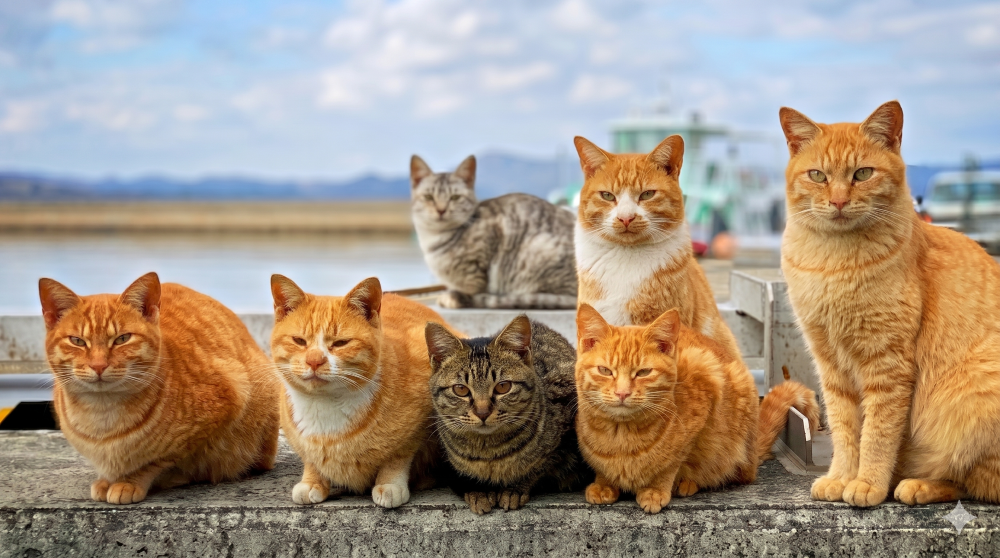
#> input picture 大二下/多媒體/0430/newfatcat.png, 1000 x 558 px, found by its file name
$ python 2.py
#> lines starting #> are read from the running program, lines starting #| are printed output that depends on the picture; after the words box and inside, x2 and y2 are one past the last pixel; in counts of white or black regions, pixels touching at a corner belong together
import cv2
import numpy as np

picPath = r'C:\Users\User\AppData\Roaming\Python\Python313\site-packages\cv2\data\haarcascade_frontalcatface.xml'
picPath_extended = r'C:\Users\User\AppData\Roaming\Python\Python313\site-packages\cv2\data\haarcascade_frontalcatface_extended.xml'

face_cascade =  cv2.CascadeClassifier(picPath)

img = cv2.imread("newFatcat.png")
#> img is the input picture: shape (558, 1000, 3); mean B, G, R 134.1, 149.6, 164.8
img1 = cv2.imread("dogcat.jpg")
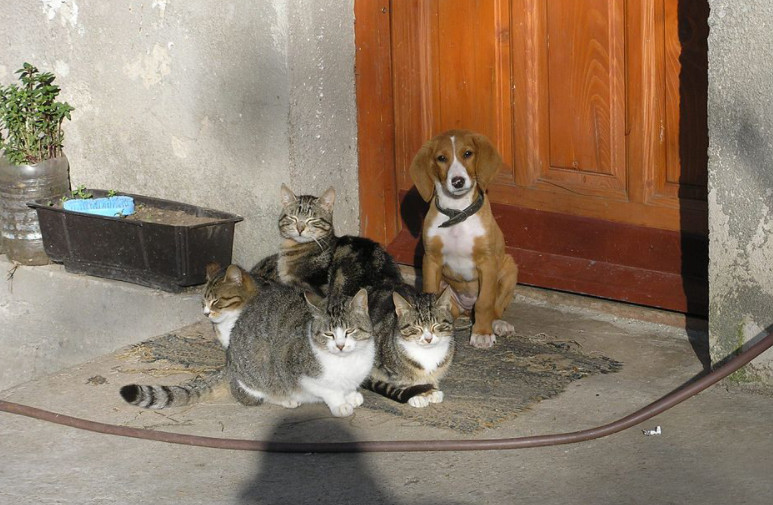
#> input picture 大二下/多媒體/0430/dogcat.jpg, 773 x 505 px
#> img1 is the input picture: shape (505, 773, 3); mean B, G, R 104, 122.7, 142.3
img2 = cv2.imread("dogcat1.jpg")
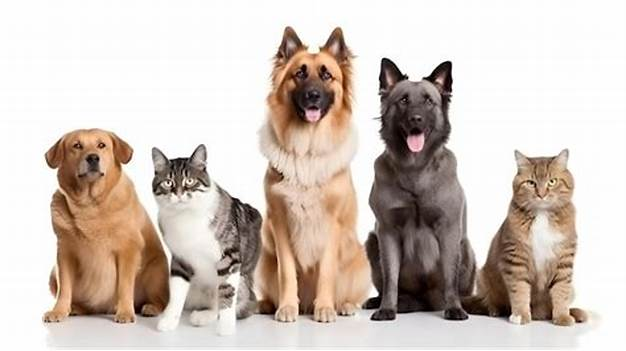
#> input picture 大二下/多媒體/0430/dogcat1.jpg, 626 x 351 px
#> img2 is the input picture: shape (351, 626, 3); mean B, G, R 188.4, 196.7, 208.8

faces = face_cascade.detectMultiScale(img, scaleFactor=1.01, minNeighbors=10, minSize=(10,10))
#> faces = [[907, 190, 28, 28], [411, 172, 60, 60], [585, 340, 79, 79], [584, 162, 85, 85], [274, 306, 89, 89], [787, 132, 106, 106], [49, 299, 101, 101], [436, 352, 90, 90]]
faces1 = face_cascade.detectMultiScale(img1, scaleFactor=1.009, minNeighbors=10, minSize=(20,20))
#> faces1 = [[192, 290, 31, 31], [279, 200, 49, 49], [402, 308, 48, 48], [315, 312, 49, 49], [281, 249, 190, 190]]
faces2 = face_cascade.detectMultiScale(img2, scaleFactor=1.01, minNeighbors=15, minSize=(20,20))
#> faces2 = [[515, 162, 52, 52], [154, 162, 51, 51], [501, 243, 80, 80], [280, 47, 66, 66]]

cv2.rectangle(img, (img.shape[1]-140, img.shape[0]-20), (img.shape[1], img.shape[0]), (0, 255, 255), -1)
#> img: shape (558, 1000, 3); 0.5% of pixels changed, all inside (x1, y1, x2, y2) = (860, 538, 1000, 558)
cv2.rectangle(img1, (img1.shape[1]-140, img1.shape[0]-20), (img1.shape[1], img1.shape[0]), (0, 255, 255), -1)
#> img1: shape (505, 773, 3); 0.72% of pixels changed, all inside (x1, y1, x2, y2) = (633, 485, 773, 505)
cv2.rectangle(img2, (img2.shape[1]-140, img2.shape[0]-20), (img2.shape[1], img2.shape[0]), (0, 255, 255), -1)
#> img2: shape (351, 626, 3); 1.27% of pixels changed, all inside (x1, y1, x2, y2) = (486, 331, 626, 351)


cv2.putText(img, "Finding " + str(len(faces)) + " Face", (img.shape[1]-135, img.shape[0]-5), cv2.FONT_HERSHEY_COMPLEX, 0.5, (255, 0, 0), 1)
#> img: shape (558, 1000, 3); mean B, G, R 133.8, 150.2, 165.4
cv2.putText(img1, "Finding " + str(len(faces1)) + " Face", (img1.shape[1]-135, img1.shape[0]-5), cv2.FONT_HERSHEY_COMPLEX, 0.5, (255, 0, 0), 1)
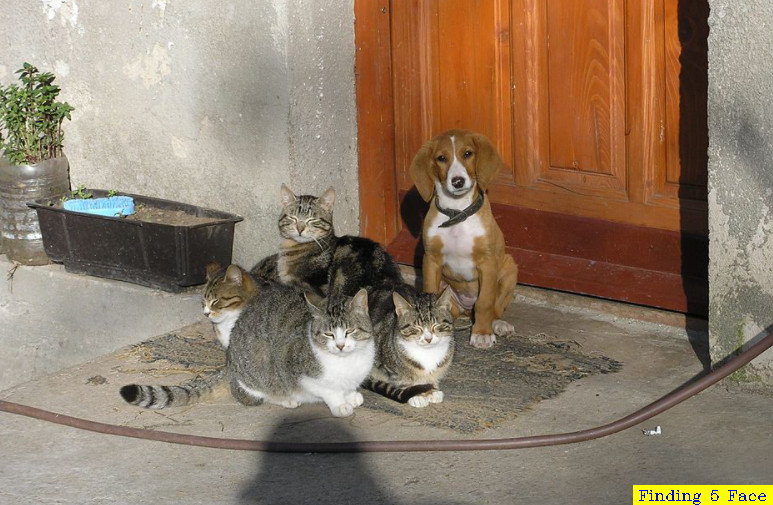
#> img1: shape (505, 773, 3); mean B, G, R 103.6, 123.5, 143.2
cv2.putText(img2, "Finding " + str(len(faces2)) + " Face", (img2.shape[1]-135, img2.shape[0]-5), cv2.FONT_HERSHEY_COMPLEX, 0.5, (255, 0, 0), 1)
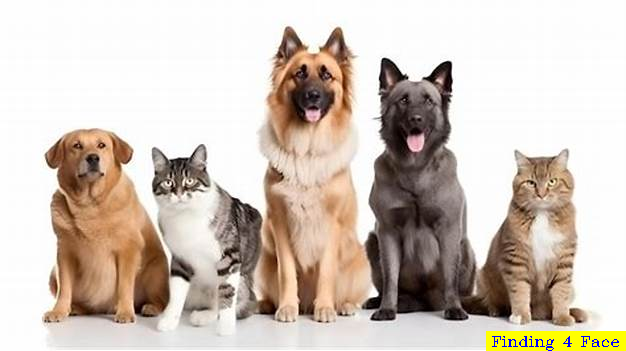
#> img2: shape (351, 626, 3); mean B, G, R 185.8, 196.5, 208.6

for (x,y,w,h) in faces:
    cv2.rectangle(img,(x,y),(x+w,y+h),(255,0,0),2)
#> this loop made 8 passes
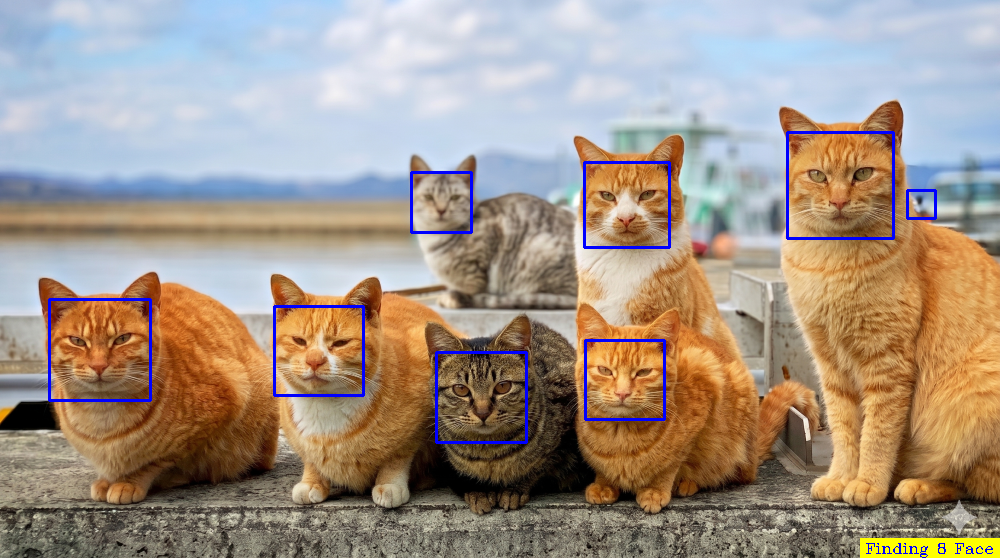
#> img: shape (558, 1000, 3); mean B, G, R 136.3, 148.7, 163.2
for (x,y,w,h) in faces1:
    cv2.rectangle(img1,(x,y),(x+w,y+h),(255,0,0),2)
#> this loop made 5 passes
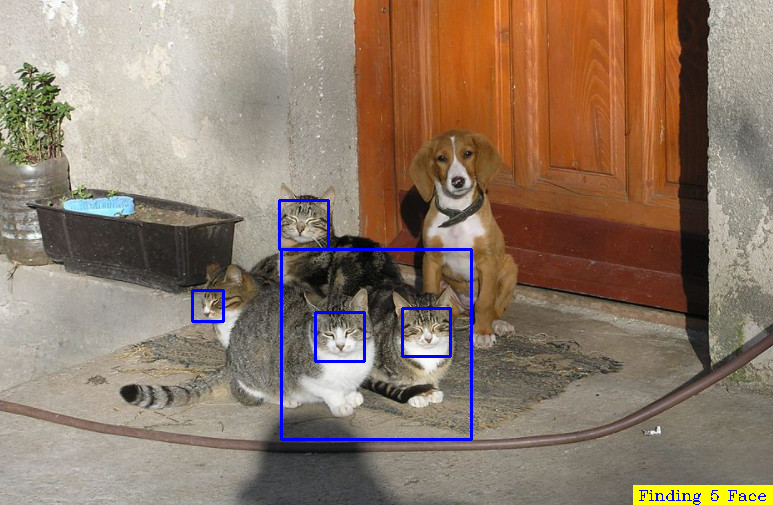
#> img1: shape (505, 773, 3); 1.09% of pixels changed, all inside (x1, y1, x2, y2) = (191, 199, 473, 441)
for (x,y,w,h) in faces2:
    cv2.rectangle(img2,(x,y),(x+w,y+h),(255,0,0),2)
#> this loop made 4 passes
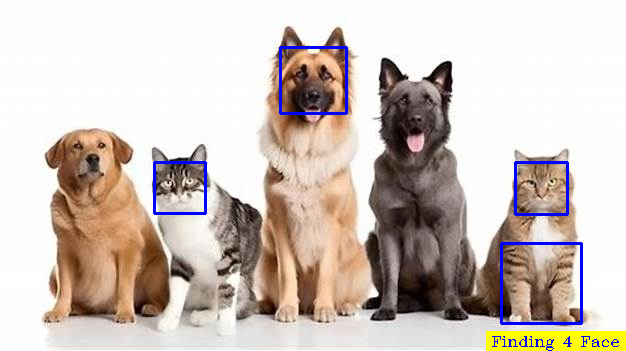
#> img2: shape (351, 626, 3); 1.35% of pixels changed, all inside (x1, y1, x2, y2) = (153, 46, 583, 325)

cv2.imshow("newFatcat", img)
cv2.imshow("dogcat", img1)
cv2.imshow("dogcat1", img2)

cv2.waitKey(0)
cv2.destroyAllWindows()
